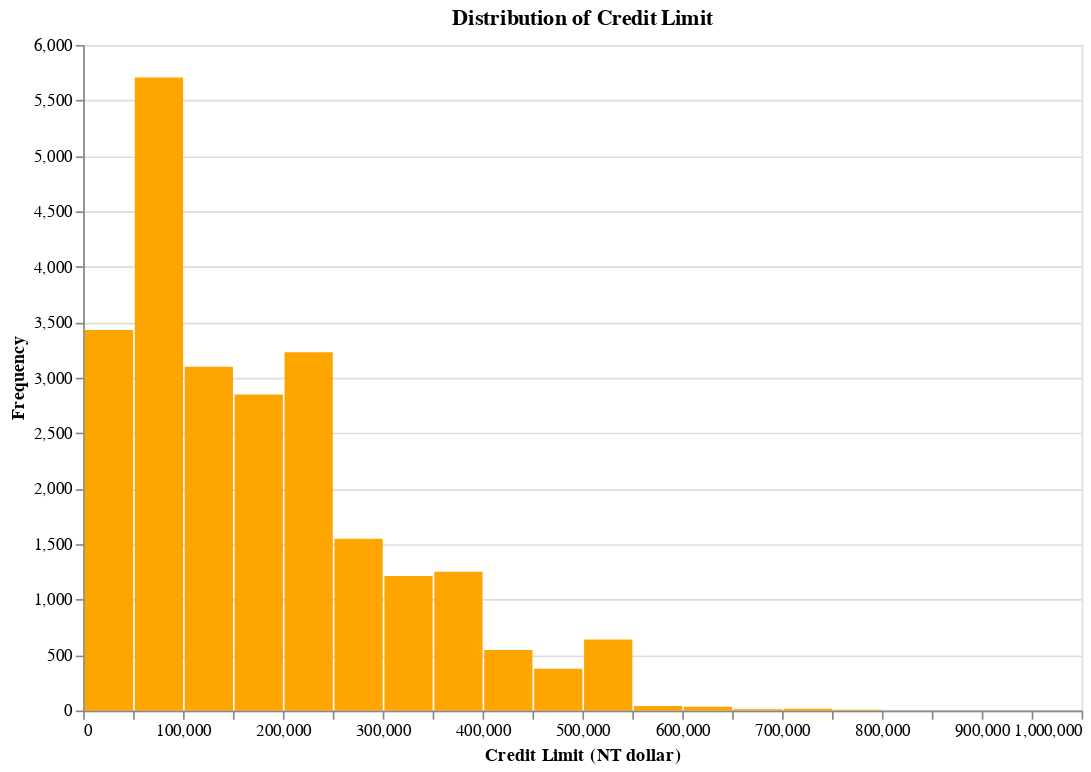

Source (notebook cell):
### Code cell
credit_limit_chart = alt.Chart(train_df).mark_bar(color='orange').encode(
    alt.X('LIMIT_BAL', bin=alt.Bin(maxbins=30), title='Credit Limit (NT dollar)'),
    alt.Y('count()', title='Frequency'),
    tooltip=[alt.Tooltip('count()', title='Count'), alt.Tooltip('mean(LIMIT_BAL)', title='Average Credit Limit')]
).properties(
    title='Distribution of Credit Limit',
    width=600,
    height=400
)
credit_limit_chart

### Figure 1 — Vega specification as saved in the notebook (floating-point values rounded to 4 significant figures)
{"$schema": "https://vega.github.io/schema/vega/v5.json", "data": [{"name": "source_0", "values": [{"__count": 3229, "bin_maxbins_30_LIMIT_BAL": 200000.0, "bin_maxbins_30_LIMIT_BAL_end": 250000.0, "mean_LIMIT_BAL": 215600.0}, {"__count": 3098, "bin_maxbins_30_LIMIT_BAL": 100000.0, "bin_maxbins_30_LIMIT_BAL_end": 150000.0, "mean_LIMIT_BAL": 118800.0}, {"__count": 3431, "bin_maxbins_30_LIMIT_BAL": 0.0, "bin_maxbins_30_LIMIT_BAL_end": 50000.0, "mean_LIMIT_BAL": 23590.0}, {"__count": 1548, "bin_maxbins_30_LIMIT_BAL": 250000.0, "bin_maxbins_30_LIMIT_BAL_end": 300000.0, "mean_LIMIT_BAL": 270000.0}, {"__count": 5707, "bin_maxbins_30_LIMIT_BAL": 50000.0, "bin_maxbins_30_LIMIT_BAL_end": 100000.0, "mean_LIMIT_BAL": 63340.0}, {"__count": 2848, "bin_maxbins_30_LIMIT_BAL": 150000.0, "bin_maxbins_30_LIMIT_BAL_end": 200000.0, "mean_LIMIT_BAL": 166000.0}, {"__count": 1213, "bin_maxbins_30_LIMIT_BAL": 300000.0, "bin_maxbins_30_LIMIT_BAL_end": 350000.0, "mean_LIMIT_BAL": 315300.0}, {"__count": 16, "bin_maxbins_30_LIMIT_BAL": 700000.0, "bin_maxbins_30_LIMIT_BAL_end": 750000.0, "mean_LIMIT_BAL": 711900.0}, {"__count": 376, "bin_maxbins_30_LIMIT_BAL": 450000.0, "bin_maxbins_30_LIMIT_BAL_end": 500000.0, "mean_LIMIT_BAL": 465800.0}, {"__count": 1251, "bin_maxbins_30_LIMIT_BAL": 350000.0, "bin_maxbins_30_LIMIT_BAL_end": 400000.0, "mean_LIMIT_BAL": 364500.0}, {"__count": 12, "bin_maxbins_30_LIMIT_BAL": 650000.0, "bin_maxbins_30_LIMIT_BAL_end": 700000.0, "mean_LIMIT_BAL": 668300.0}, {"__count": 641, "bin_maxbins_30_LIMIT_BAL": 500000.0, "bin_maxbins_30_LIMIT_BAL_end": 550000.0, "mean_LIMIT_BAL": 501500.0}, {"__count": 546, "bin_maxbins_30_LIMIT_BAL": 400000.0, "bin_maxbins_30_LIMIT_BAL_end": 450000.0, "mean_LIMIT_BAL": 414200.0}, {"__count": 41, "bin_maxbins_30_LIMIT_BAL": 550000.0, "bin_maxbins_30_LIMIT_BAL_end": 600000.0, "mean_LIMIT_BAL": 564600.0}, {"__count": 34, "bin_maxbins_30_LIMIT_BAL": 600000.0, "bin_maxbins_30_LIMIT_BAL_end": 650000.0, "mean_LIMIT_BAL": 616800.0}, {"__count": 7, "bin_maxbins_30_LIMIT_BAL": 750000.0, "bin_maxbins_30_LIMIT_BAL_end": 800000.0, "mean_LIMIT_BAL": 760000.0}, {"__count": 1, "bin_maxbins_30_LIMIT_BAL": 950000.0, "bin_maxbins_30_LIMIT_BAL_end": 1000000.0, "mean_LIMIT_BAL": 1000000.0}, {"__count": 1, "bin_maxbins_30_LIMIT_BAL": 800000.0, "bin_maxbins_30_LIMIT_BAL_end": 850000.0, "mean_LIMIT_BAL": 800000.0}]}, {"name": "source_0_y_domain___count", "values": [{"min": 1, "max": 5707}]}], "signals": [{"name": "bin_maxbins_30_LIMIT_BAL_bins", "value": {"fields": ["LIMIT_BAL"], "fname": "bin_LIMIT_BAL", "start": 0.0, "step": 50000.0, "stop": 1000000.0}}], "marks": [{"type": "rect", "name": "marks", "from": {"data": "source_0"}, "encode": {"update": {"x": {"field": "bin_maxbins_30_LIMIT_BAL_end", "scale": "x", "offset": {"signal": "0.5 + (abs(scale(\"x\", datum[\"bin_maxbins_30_LIMIT_BAL_end\"]) - scale(\"x\", datum[\"bin_maxbins_30_LIMIT_BAL\"])) < 0.25 ? 0.5 * (0.25 - (abs(scale(\"x\", datum[\"bin_maxbins_30_LIMIT_BAL_end\"]) - scale(\"x\", datum[\"bin_maxbins_30_LIMIT_BAL\"])))) : -0.5)"}}, "fill": {"value": "orange"}, "tooltip": {"signal": "{\"Count\": format(datum[\"__count\"], \"\"), \"Average Credit Limit\": format(datum[\"mean_LIMIT_BAL\"], \"\")}"}, "x2": {"field": "bin_maxbins_30_LIMIT_BAL", "scale": "x", "offset": {"signal": "0.5 + (abs(scale(\"x\", datum[\"bin_maxbins_30_LIMIT_BAL_end\"]) - scale(\"x\", datum[\"bin_maxbins_30_LIMIT_BAL\"])) < 0.25 ? -0.5 * (0.25 - (abs(scale(\"x\", datum[\"bin_maxbins_30_LIMIT_BAL_end\"]) - scale(\"x\", datum[\"bin_maxbins_30_LIMIT_BAL\"])))) : 0.5)"}}, "ariaRoleDescription": {"value": "bar"}, "y": {"field": "__count", "scale": "y"}, "description": {"signal": "\"Credit Limit (NT dollar): \" + (!isValid(datum[\"bin_maxbins_30_LIMIT_BAL\"]) || !isFinite(+datum[\"bin_maxbins_30_LIMIT_BAL\"]) ? \"null\" : format(datum[\"bin_maxbins_30_LIMIT_BAL\"], \"\") + \" – \" + format(datum[\"bin_maxbins_30_LIMIT_BAL_end\"], \"\")) + \"; Frequency: \" + (format(datum[\"__count\"], \"\")) + \"; Count: \" + (format(datum[\"__count\"], \"\")) + \"; Average Credit Limit: \" + (format(datum[\"mean_LIMIT_BAL\"], \"\"))"}, "y2": {"value": 0, "scale": "y"}}}, "style": ["bar"]}], "scales": [{"name": "x", "type": "linear", "domain": {"signal": "[bin_maxbins_30_LIMIT_BAL_bins.start, bin_maxbins_30_LIMIT_BAL_bins.stop]"}, "range": [0, {"signal": "width"}], "bins": {"signal": "bin_maxbins_30_LIMIT_BAL_bins"}, "zero": false}, {"name": "y", "type": "linear", "domain": [{"signal": "(data(\"source_0_y_domain___count\")[0] || {}).min"}, {"signal": "(data(\"source_0_y_domain___count\")[0] || {}).max"}], "range": [{"signal": "height"}, 0], "nice": true, "zero": true}], "axes": [{"scale": "y", "grid": true, "gridScale": "x", "ticks": false, "zindex": 0, "maxExtent": 0, "orient": "left", "tickCount": {"signal": "ceil(height/40)"}, "domain": false, "labels": false, "minExtent": 0, "aria": false}, {"scale": "x", "tickCount": {"signal": "ceil(width/10)"}, "orient": "bottom", "labelFlush": true, "labelOverlap": true, "zindex": 0, "grid": false, "title": "Credit Limit (NT dollar)"}, {"scale": "y", "title": "Frequency", "orient": "left", "zindex": 0, "labelOverlap": true, "tickCount": {"signal": "ceil(height/40)"}, "grid": false}], "title": {"text": "Distribution of Credit Limit", "frame": "group"}, "padding": 5, "height": 400, "background": "white", "style": "cell", "width": 600}
